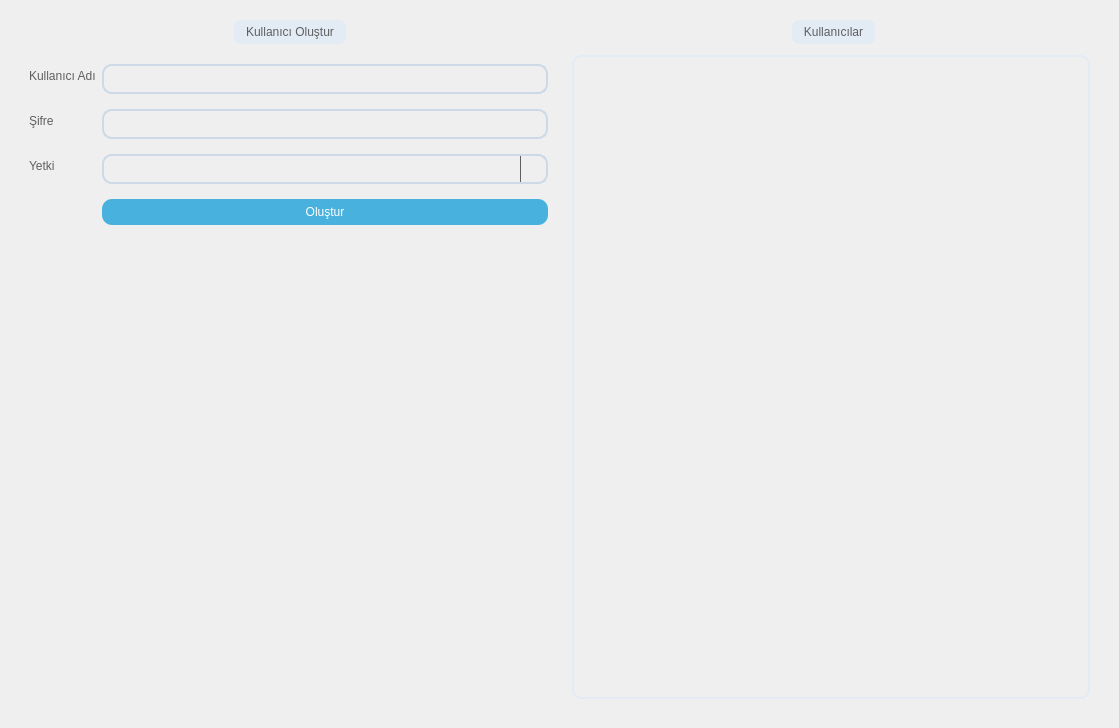
<?xml version="1.0" encoding="UTF-8"?>
<ui version="4.0">
 <class>Form</class>
 <widget class="QWidget" name="Form">
  <property name="geometry">
   <rect>
    <x>0</x>
    <y>0</y>
    <width>1119</width>
    <height>728</height>
   </rect>
  </property>
  <property name="windowTitle">
   <string>Form</string>
  </property>
  <property name="styleSheet">
   <string notr="true">QGroupBox{
	background-color: transparent;
	border-radius: 15px;
	margin-top: 15px;
	font: 9pt &quot;Segoe UI&quot;;
	color: #5f5f5f
}

QTableWidget {
    border: 2px solid #e3ebf5;
    border-radius: 10px;
    background-color: transparent;
}
QGroupBox::title {
    subcontrol-origin: margin;
    subcontrol-position: top center;
    padding: 5px 10px;
    background-color: #e3ebf5;
    border-radius: 7px;
    color: #5f5f5f;
}

QLabel{
	font: 9pt &quot;Segoe UI&quot;;
	color: #5f5f5f;
}

QLineEdit{
	background-color: transparent;
	border: 2px solid #ccd9e6;
	border-radius: 10px;
	font: 9 pt &quot;Segoe UI&quot; #5f5f5f;
}

QTextEdit{
	background-color: transparent;
	border: 2px solid #ccd9e6;
	border-radius: 10px;
	font: 9 pt &quot;Segoe UI&quot; #5f5f5f;
}

QPushButton {
    background-color: #48B1DD;
    color: white;
    border: none;
    border-radius: 10px;
    padding: 6px 12px;
    font: 9pt &quot;Segoe UI&quot;;
}

QPushButton:hover {
    background-color: #007BFF;
}

QPushButton:pressed {
    background-color: #5F5F5F;
}
QComboBox {
    background-color: transparent;
    border: 2px solid #ccd9e6;
    border-radius: 10px;
    padding: 5px 8px;
    font: 9pt &quot;Segoe UI&quot;;
    color: #5f5f5f;
}

QComboBox::drop-down {
    subcontrol-origin: padding;
    subcontrol-position: top right;
    width: 25px;
    border-left: 1px solid #5f5f5f;
}


QComboBox QAbstractItemView {
    border: 2px solid #e3ebf5;
    selection-background-color: #e3ebf5;
    background-color: white;
    color: #5f5f5f;
    font: 9pt &quot;Segoe UI&quot;;
    border-radius: 5px;
}


</string>
  </property>
  <layout class="QHBoxLayout" name="horizontalLayout">
   <item>
    <widget class="QWidget" name="widget" native="true">
     <property name="styleSheet">
      <string notr="true"/>
     </property>
     <layout class="QHBoxLayout" name="horizontalLayout_4">
      <item>
       <layout class="QHBoxLayout" name="horizontalLayout_3">
        <item>
         <widget class="QGroupBox" name="groupBox">
          <property name="styleSheet">
           <string notr="true"/>
          </property>
          <property name="title">
           <string>Kullanıcı Oluştur</string>
          </property>
          <layout class="QHBoxLayout" name="horizontalLayout_2">
           <item>
            <layout class="QFormLayout" name="formLayout">
             <property name="sizeConstraint">
              <enum>QLayout::SetMaximumSize</enum>
             </property>
             <property name="verticalSpacing">
              <number>15</number>
             </property>
             <property name="topMargin">
              <number>20</number>
             </property>
             <item row="0" column="0">
              <widget class="QLabel" name="labelUserName">
               <property name="text">
                <string>Kullanıcı Adı</string>
               </property>
              </widget>
             </item>
             <item row="0" column="1">
              <widget class="QLineEdit" name="lineEditUserName">
               <property name="minimumSize">
                <size>
                 <width>0</width>
                 <height>30</height>
                </size>
               </property>
               <property name="text">
                <string/>
               </property>
               <property name="clearButtonEnabled">
                <bool>true</bool>
               </property>
              </widget>
             </item>
             <item row="1" column="0">
              <widget class="QLabel" name="labelPassword">
               <property name="text">
                <string>Şifre</string>
               </property>
              </widget>
             </item>
             <item row="1" column="1">
              <widget class="QLineEdit" name="lineEditPassword">
               <property name="minimumSize">
                <size>
                 <width>25</width>
                 <height>30</height>
                </size>
               </property>
               <property name="text">
                <string/>
               </property>
               <property name="clearButtonEnabled">
                <bool>true</bool>
               </property>
              </widget>
             </item>
             <item row="2" column="0">
              <widget class="QLabel" name="labelAuthority">
               <property name="text">
                <string>Yetki</string>
               </property>
              </widget>
             </item>
             <item row="2" column="1">
              <widget class="QComboBox" name="comboBoxAuthority">
               <property name="minimumSize">
                <size>
                 <width>90</width>
                 <height>30</height>
                </size>
               </property>
               <property name="maximumSize">
                <size>
                 <width>16777215</width>
                 <height>30</height>
                </size>
               </property>
              </widget>
             </item>
             <item row="3" column="0">
              <widget class="QLabel" name="labelSpace">
               <property name="text">
                <string/>
               </property>
              </widget>
             </item>
             <item row="3" column="1">
              <widget class="QPushButton" name="pushButtonCreateUser">
               <property name="text">
                <string>Oluştur</string>
               </property>
              </widget>
             </item>
            </layout>
           </item>
          </layout>
         </widget>
        </item>
        <item>
         <widget class="QGroupBox" name="groupBoxShowUsers">
          <property name="styleSheet">
           <string notr="true"/>
          </property>
          <property name="title">
           <string>Kullanıcılar</string>
          </property>
          <layout class="QVBoxLayout" name="verticalLayout">
           <property name="topMargin">
            <number>20</number>
           </property>
           <item>
            <widget class="QTableWidget" name="tableWidgetUsers"/>
           </item>
          </layout>
         </widget>
        </item>
       </layout>
      </item>
     </layout>
    </widget>
   </item>
  </layout>
 </widget>
 <resources/>
 <connections/>
</ui>
